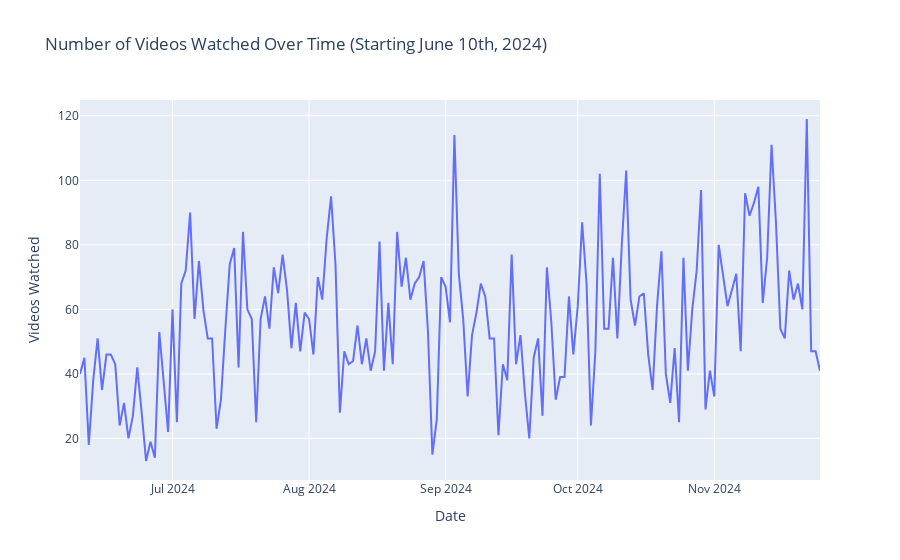

This figure's notebook cell:
### Markdown cell above
We observe here a very disportionate graph of daily video watches with a significant date being June 10th. That is the date that I stopped watchin YouTube short which is the reason why there is such a large difference in numbers before and after. This graph also proves that was a pretty good decision since we can see my video consumption was steadily increasing untill I stopped. :)

Now unfortunately YouTube does not provide any way of differentiating a shorts video from a regular one in its dataset nor any information about video duration or watch length. So I created another graph that starts from the day I stopped watching YouTube shorts.

### Code cell
import pandas as pd
import plotly.express as px

# Load the updated CSV file
file_path = "Data/watch_data_eng.csv"
df = pd.read_csv(file_path)

# Strip spaces and clean up Watch Date column
df['Watch Date'] = df['Watch Date'].str.strip()

# Convert Watch Date to datetime format
df['Watch Date'] = pd.to_datetime(df['Watch Date'], format='%d %b %Y', errors='coerce')

# Filter the data starting from June 10th, 2024
start_date = "2024-06-10"
filtered_df = df[df['Watch Date'] >= start_date]

# Group by date and count videos watched
watch_counts = filtered_df['Watch Date'].value_counts().reset_index()
watch_counts.columns = ['Watch Date', 'Videos Watched']
watch_counts = watch_counts.sort_values(by='Watch Date')

# Line chart to visualize videos watched over time
fig = px.line(watch_counts, x='Watch Date', y='Videos Watched', 
              title="Number of Videos Watched Over Time (Starting June 10th, 2024)",
              labels={'Videos Watched': 'Videos Watched', 'Watch Date': 'Date'})

# Show the chart
fig.show()

### Figure 1 — Plotly figure (JSON) as saved in the notebook; plotly's stock layout.template omitted (floating-point values rounded to 4 significant figures; data arrays with more than 128 entries replaced by an {"elided": "..."} marker saying what was removed)
{"data": [{"hovertemplate": "Date=%{x}<br>Videos Watched=%{y}<extra></extra>", "legendgroup": "", "line": {"color": "#636efa", "dash": "solid"}, "marker": {"symbol": "circle"}, "mode": "lines", "name": "", "orientation": "v", "showlegend": false, "type": "scatter", "x": {"elided": "169 str values"}, "xaxis": "x", "y": {"elided": "169 int values"}, "yaxis": "y"}], "layout": {"legend": {"tracegroupgap": 0}, "title": {"text": "Number of Videos Watched Over Time (Starting June 10th, 2024)"}, "xaxis": {"anchor": "y", "domain": [0, 1], "title": {"text": "Date"}}, "yaxis": {"anchor": "x", "domain": [0, 1], "title": {"text": "Videos Watched"}}}}
